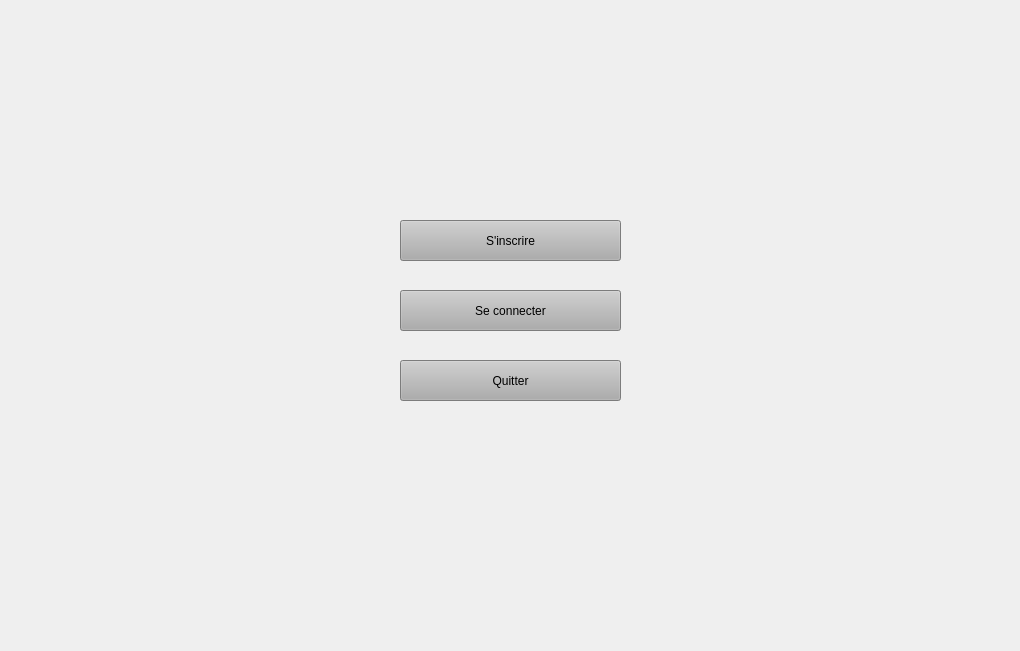
<?xml version="1.0" encoding="UTF-8"?>
<ui version="4.0">
 <class>Gui</class>
 <widget class="QMainWindow" name="Gui">
  <property name="geometry">
   <rect>
    <x>0</x>
    <y>0</y>
    <width>1020</width>
    <height>651</height>
   </rect>
  </property>
  <property name="windowTitle">
   <string>Wizard-Poker</string>
  </property>
  <property name="windowIcon">
   <iconset>
    <normaloff>img/wizardPokerLogo.png</normaloff>img/wizardPokerLogo.png</iconset>
  </property>
  <property name="styleSheet">
   <string notr="true">background: url(:/img/img/menuBg.png)</string>
  </property>
  <widget class="QWidget" name="centralWidget">
   <widget class="QPushButton" name="signUpButton">
    <property name="geometry">
     <rect>
      <x>400</x>
      <y>220</y>
      <width>221</width>
      <height>41</height>
     </rect>
    </property>
    <property name="layoutDirection">
     <enum>Qt::LeftToRight</enum>
    </property>
    <property name="autoFillBackground">
     <bool>false</bool>
    </property>
    <property name="styleSheet">
     <string notr="true">background: rgb(173, 173, 173)</string>
    </property>
    <property name="text">
     <string>S'inscrire</string>
    </property>
   </widget>
   <widget class="QPushButton" name="signInButton">
    <property name="geometry">
     <rect>
      <x>400</x>
      <y>290</y>
      <width>221</width>
      <height>41</height>
     </rect>
    </property>
    <property name="layoutDirection">
     <enum>Qt::LeftToRight</enum>
    </property>
    <property name="autoFillBackground">
     <bool>false</bool>
    </property>
    <property name="styleSheet">
     <string notr="true">background: rgb(173, 173, 173)</string>
    </property>
    <property name="text">
     <string>Se connecter</string>
    </property>
   </widget>
   <widget class="QPushButton" name="quitButton">
    <property name="geometry">
     <rect>
      <x>400</x>
      <y>360</y>
      <width>221</width>
      <height>41</height>
     </rect>
    </property>
    <property name="layoutDirection">
     <enum>Qt::LeftToRight</enum>
    </property>
    <property name="autoFillBackground">
     <bool>false</bool>
    </property>
    <property name="styleSheet">
     <string notr="true">background: rgb(173, 173, 173)</string>
    </property>
    <property name="text">
     <string>Quitter</string>
    </property>
   </widget>
  </widget>
 </widget>
 <layoutdefault spacing="6" margin="11"/>
 <resources/>
 <connections/>
</ui>
